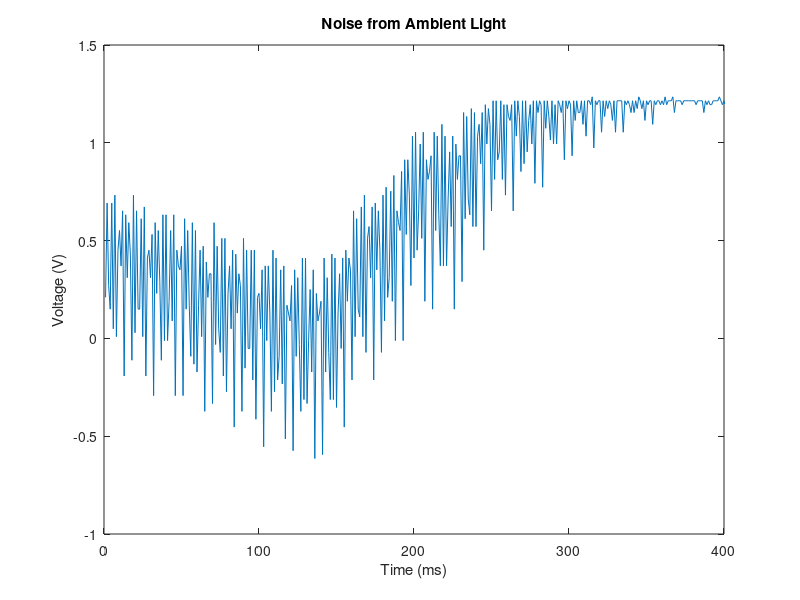
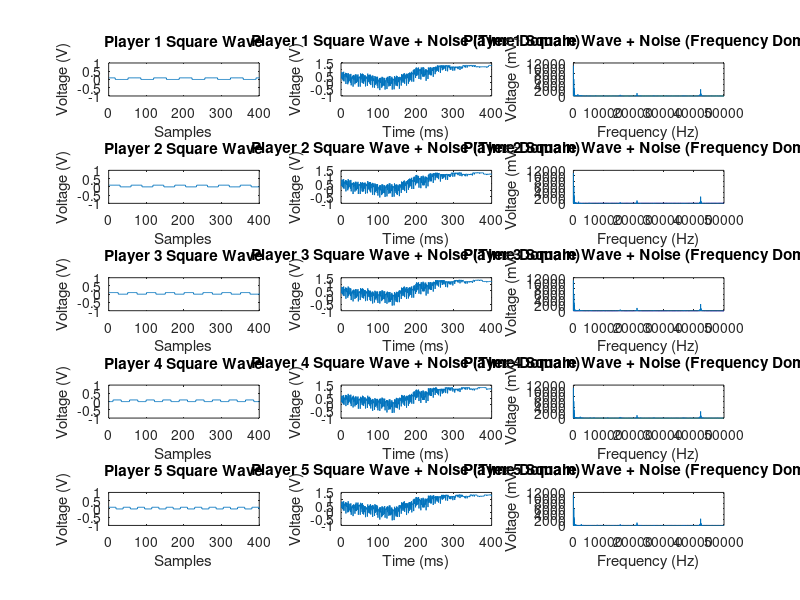
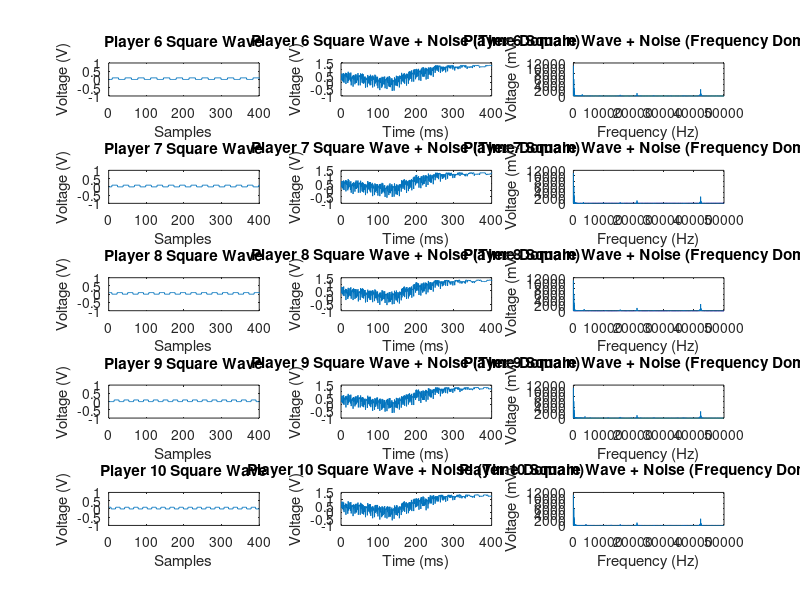
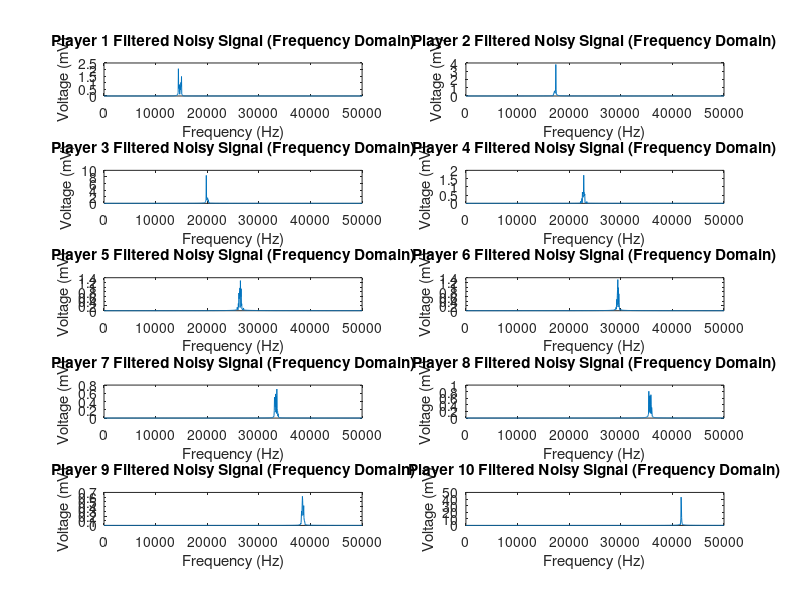

Write MATLAB code to recreate these figures, in order.
% Constants
PLAYER_FREQUENCIES = [1471 1724 2000 2273 2632 2941 3333 3571 3846 4167];
Fs = 100E3;

% Load the FIR, IIR, and ambient light noise.
load('a_fir.txt');
load('b_fir.txt');
load('a1.txt');
load('b1.txt');
load('light.mat');
y = y(1:20000);
t = t(1:20000);

% Variable for total energy.
total_energy = zeros(1,length(PLAYER_FREQUENCIES));

% Plot the ambient noise.
figure(1);
plot(y);
ylim([-1 1.5]);
xlim([0 400]);
ylabel('Voltage (V)');
xlabel('Time (ms)');
title('Noise from Ambient Light');

% Used for the for loop to graph player information.
plot_count = 1;
plot_figure_count = 2;

for i = 1:length(PLAYER_FREQUENCIES)
    player_square_wave = 0.1*(0.5+0.5*square(2*pi*PLAYER_FREQUENCIES(i)*t));
    sum_wave = player_square_wave + y;
    
    if i == length(PLAYER_FREQUENCIES)/2 + 1
        plot_figure_count = plot_figure_count + 1;
        plot_count = 1;
    end
    
    % Plot the player square wave.
    figure(plot_figure_count);
    subplot(length(PLAYER_FREQUENCIES)/2,3,plot_count);
    plot(player_square_wave);
    ylim([-1 1]);
    xlim([0 400]);
    ylabel('Voltage (V)');
    xlabel('Samples');
    title(sprintf('Player %d Square Wave', i));
    plot_count = plot_count + 1;
        
    % Plot the square wave summed with the ambient noise.
    subplot(length(PLAYER_FREQUENCIES)/2,3,plot_count);
    plot(sum_wave);
    ylim([-1 1.5]);
    xlim([0 400]);
    ylabel('Voltage (V)');
    xlabel('Time (ms)');
    title(sprintf('Player %d Square Wave + Noise (Time Domain)',i));
    plot_count = plot_count + 1;
        
    % Find the FFT of the square wave summed with the ambient noise.
    sum_wave_fft = fft(sum_wave);
    l_sum_wave_fft = length(sum_wave_fft);
    sum_wave_fft_x1 = sum_wave_fft(1:l_sum_wave_fft/2);
    f_sum_wave_fft = linspace(0, Fs/2, l_sum_wave_fft/2);
    
    % Plot the FFT of the square wave summed with the ambient noise.
    subplot(length(PLAYER_FREQUENCIES)/2,3,plot_count);
    plot(f_sum_wave_fft, abs(sum_wave_fft_x1))
    xlim([0 50E3]);
    ylabel('Voltage (mV)');
    xlabel('Frequency (Hz)');
    title(sprintf('Player %d Square Wave + Noise (Frequency Domain)',i));
    plot_count = plot_count + 1;
    
    % Create the filter based on the current player, then down-sample it.
    fprintf('Filter for Player %d\n', i);
    sum_wave_filter = filter(b_fir,a_fir, sum_wave);
    sum_wave_decimated_ds = sum_wave_filter(1:10:length(sum_wave_filter));
    
    for j = 1:length(PLAYER_FREQUENCIES)
        % Filter the noisy signal with the current player's coefficients and sum the total energy.
        filtered_at_player = filter(b1(j,:), a1(j,:), sum_wave_decimated_ds);
        total_energy(j) = sum(abs(filtered_at_player).^2);
        fprintf('\tEnergy for player %d: %f\n', j, total_energy(j));
        
        % Find the FFT of the filtered signal.
        filtered_player_fft = fft(filtered_at_player);
        l_filtered_player_fft = length(filtered_player_fft);
        filtered_player_fft_x1 = filtered_player_fft(1:l_filtered_player_fft/2);
        f_filtered_player_fft = linspace(0, Fs/2, l_filtered_player_fft/2);
        
        figure(4);
        subplot(length(PLAYER_FREQUENCIES)/2,2,j);
        plot(f_filtered_player_fft, abs(filtered_player_fft_x1))
        ylabel('Voltage (mV)');
        xlabel('Frequency (Hz)');
        title(sprintf('Player %d Filtered Noisy Signal (Frequency Domain)',j));
    end
    
    fprintf('\n');
    
    figure(5);
    hold on;
    subplot(length(PLAYER_FREQUENCIES)/2,2,i), bar(total_energy);
end